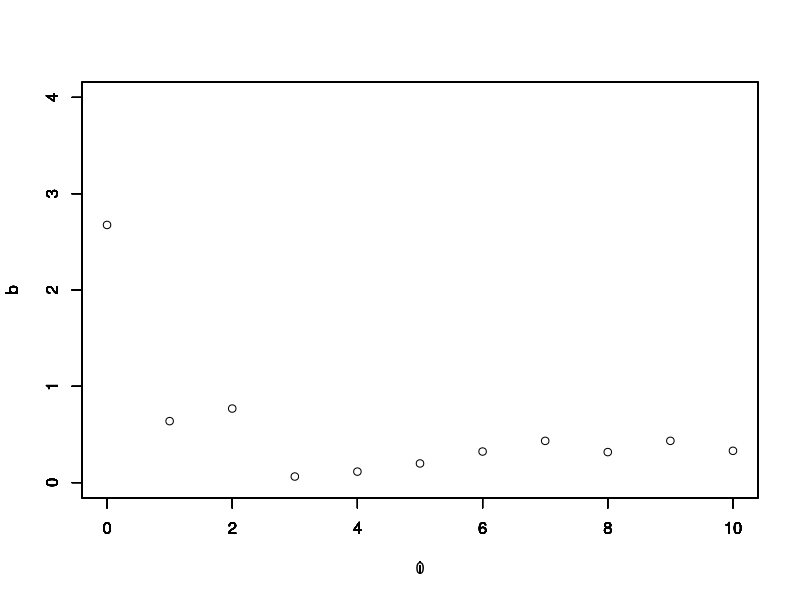

The R script that drew this image:
library(pracma)

samples = runif(10)
prior = rnorm(10, 1.5, 0.5)
a = 0
b = max(prior)
plot(0, b, xlim=c(0,10), ylim=c(0,4))

for (i in 1:length(samples)) {
  likelihood <- 1/(b-a)
  evidence <- ((1/samples[i]) + (1/(b-a)))/2
#  evidence <- (b - samples[i])*(1/(b-a))
  posterior <- likelihood*prior/evidence
  b <- max(posterior)
  prior <- posterior
  par(new=T)
  plot(i, b, xlim=c(0,10), ylim=c(0,4))
}
